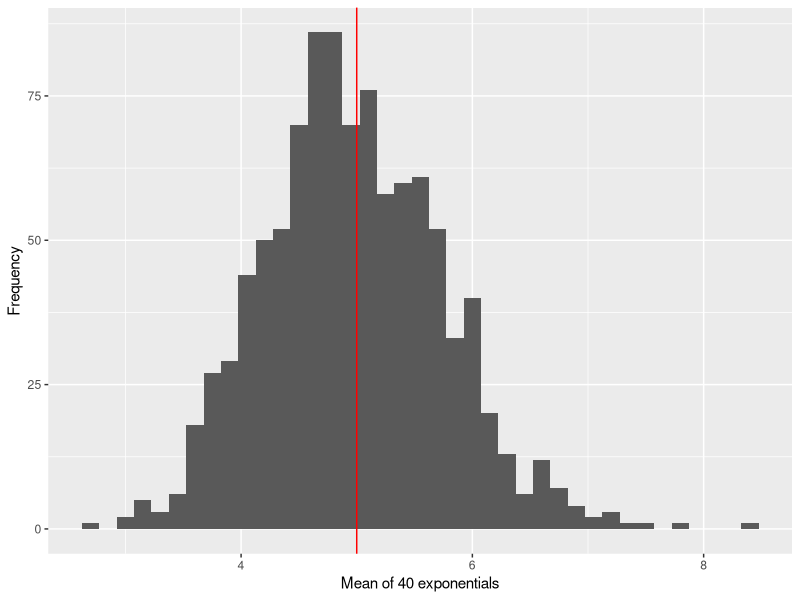
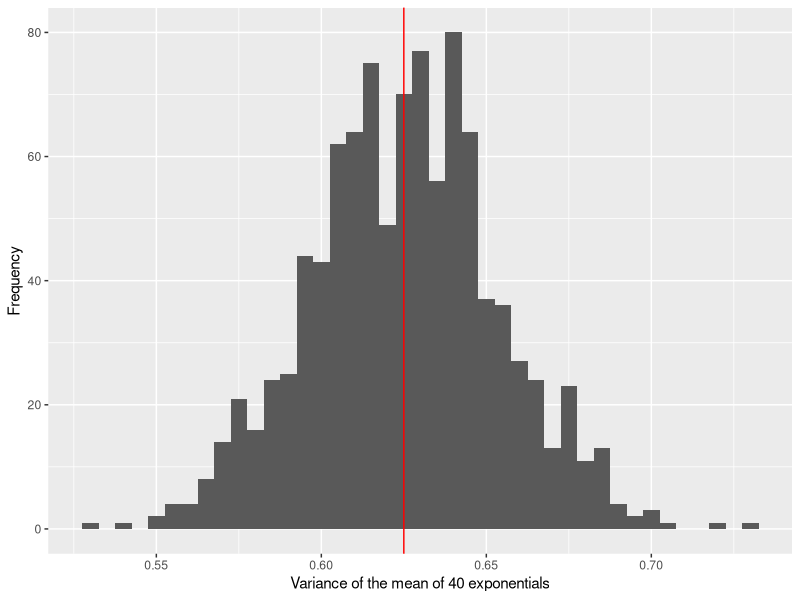

Here is the R script that generated these plots, in order:
## ---- chunk 1
set.seed(12345)

library("ggplot2")
## ---- chunk 2
mean_simulations <- replicate(1000, mean(rexp(40, rate = 0.2)))
## ---- chunk 3
mean(mean_simulations)
## ---- chunk 4
df <- data.frame(mean_simulations = mean_simulations)
ggplot(df, aes(x = mean_simulations)) +
    geom_histogram(binwidth = 0.15) +
    geom_vline(xintercept = 5, colour = "red") +
    xlab("Mean of 40 exponentials") +
    ylab("Frequency")
## ---- chunk 5
var(mean_simulations)
## ---- chunk 6
var_simulations <- replicate(1000, var(replicate(1000, mean(rexp(40, rate = 0.2)))))

df <- data.frame(var_simulations = var_simulations)
ggplot(df, aes(x = var_simulations)) +
    geom_histogram(binwidth = 0.005) +
    geom_vline(xintercept = 0.625, colour = "red") +
    xlab("Variance of the mean of 40 exponentials") +
    ylab("Frequency")
